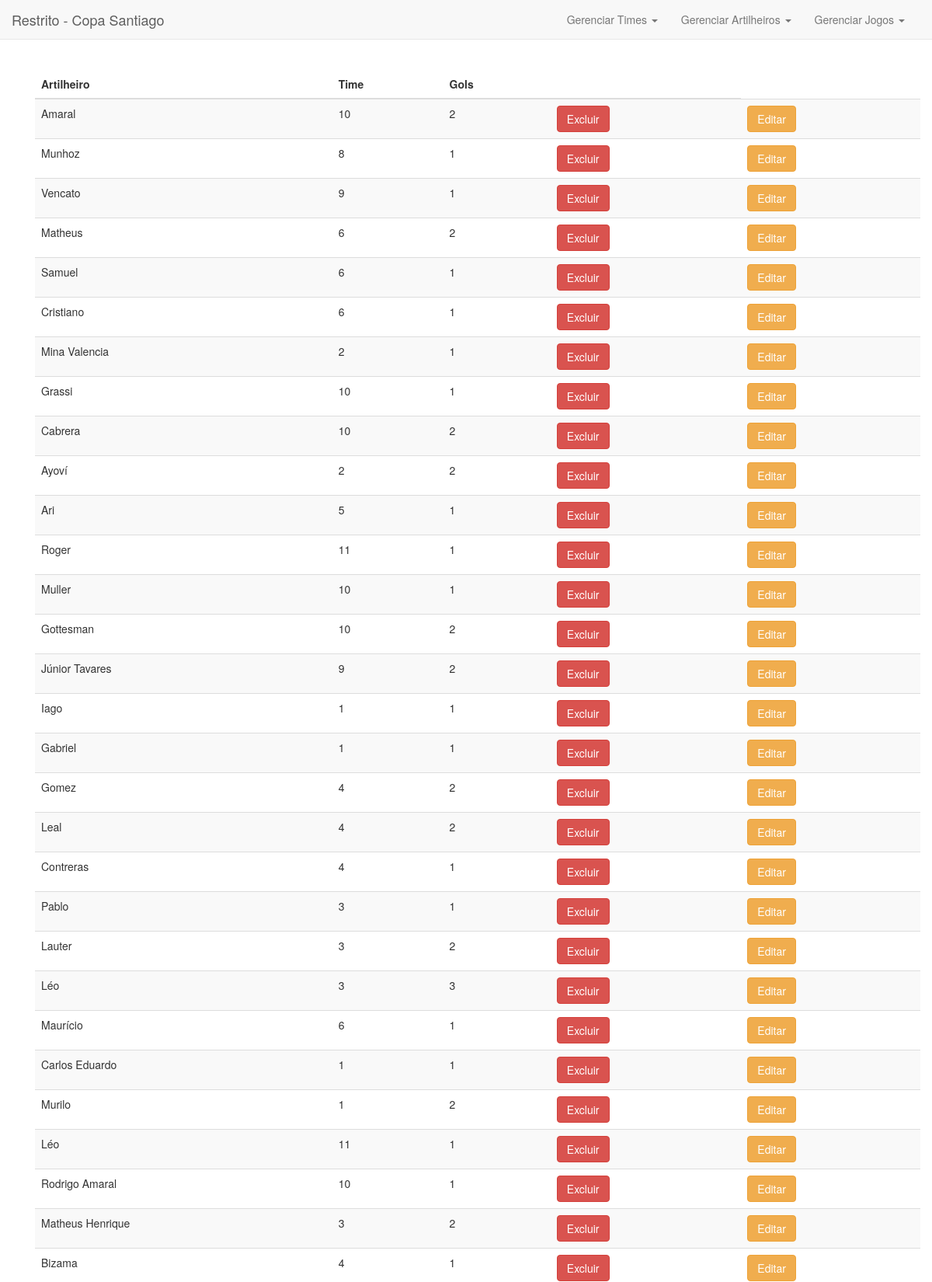
Screenshot of /restrito/artilheiroslista.php (upper part) with the database file from the repository.
### tables this page shows
CREATE TABLE IF NOT EXISTS `artilheiro` (
  `id` int(11) NOT NULL AUTO_INCREMENT,
  `artilheiro` text NOT NULL,
  `gols` int(11) NOT NULL,
  `time` int(11) NOT NULL,
  PRIMARY KEY (`id`)
);

### config.php (called while the page is built, shortened)
<?php
$siteurl = 'http://exemplo.com/copa';
?>

### restrito/artilheiroslista.php (the view)
<?php
include 'header.php';
echo '
<div class="container">
<table class="table table-striped">
  <thead>
    <tr>
      <th>Artilheiro</th>
      <th>Time</th>
      <th>Gols</th>
      <th></th>
    </tr>
  </thead>';
	$sql = "SELECT * FROM `artilheiro`";
	$query = mysql_query($sql);
	while($sql = mysql_fetch_array($query)){
		$artilheiro = $sql["artilheiro"];
		$time = $sql["time"];
		$gols = $sql["gols"];
		$id = $sql["id"];
		echo "<tr>";
		echo '<td>'.$artilheiro.'</td>';
		echo '<td>'.$time.'</td>';
		echo '<td>'.$gols.'</td>';
		echo '<td><a class="btn btn-danger" title="Excluir" href="'.$siteurl.'/restrito/artilheirosdel.php?id='.$id.'">Excluir</a></td>';
		echo '<td><a class="btn btn-warning" title="Editar" href="'.$siteurl.'/restrito/artilheirosedit.php?id='.$id.'">Editar</a></td>';
		echo '</tr>';
	}
echo '  </tbody>
</table>
</div>
';
include 'footer.php';
?>

### restrito/header.php (style rules this page uses)
body { margin-top:60px !important;padding:30px; }

### rows the page displays
artilheiro: artilheiro "Amaral", time "10", gols "2"
artilheiro: artilheiro "Munhoz", time "8", gols "1"
artilheiro: artilheiro "Vencato", time "9", gols "1"
artilheiro: artilheiro "Matheus", time "6", gols "2"
artilheiro: artilheiro "Samuel", time "6", gols "1"
artilheiro: artilheiro "Cristiano", time "6", gols "1"
artilheiro: artilheiro "Mina Valencia", time "2", gols "1"
artilheiro: artilheiro "Grassi", time "10", gols "1"
artilheiro: artilheiro "Cabrera", time "10", gols "2"
artilheiro: artilheiro "Ayoví", time "2", gols "2"
artilheiro: artilheiro "Ari", time "5", gols "1"
artilheiro: artilheiro "Roger", time "11", gols "1"
artilheiro: artilheiro "Muller", time "10", gols "1"
artilheiro: artilheiro "Gottesman", time "10", gols "2"
artilheiro: artilheiro "Júnior Tavares", time "9", gols "2"
artilheiro: artilheiro "Iago", time "1", gols "1"
artilheiro: artilheiro "Gabriel", time "1", gols "1"
artilheiro: artilheiro "Gomez", time "4", gols "2"
artilheiro: artilheiro "Leal", time "4", gols "2"
artilheiro: artilheiro "Contreras", time "4", gols "1"
artilheiro: artilheiro "Pablo", time "3", gols "1"
artilheiro: artilheiro "Lauter", time "3", gols "2"
artilheiro: artilheiro "Léo", time "3", gols "3"
artilheiro: artilheiro "Maurício", time "6", gols "1"
artilheiro: artilheiro "Carlos Eduardo", time "1", gols "1"
artilheiro: artilheiro "Murilo", time "1", gols "2"
artilheiro: artilheiro "Léo", time "11", gols "1"
artilheiro: artilheiro "Rodrigo Amaral", time "10", gols "1"
artilheiro: artilheiro "Matheus Henrique", time "3", gols "2"
artilheiro: artilheiro "Bizama", time "4", gols "1"

### other values shown
$sitetitle "Copa Santiago"
